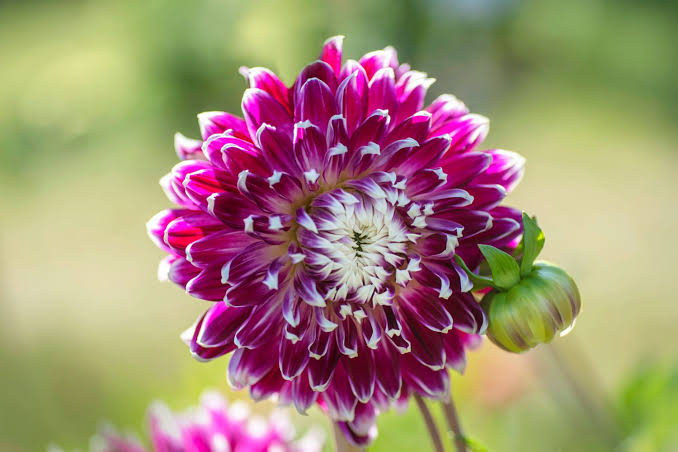
#> input picture exp-10 input.jpg, 678 x 452 px
$ python EXP9.py
#> lines starting #> are read from the running program, lines starting #| are printed output that depends on the picture; pictures that were not available may be replaced by others from this repository, and a replacement may not be noted
import cv2
import tkinter as tk
from tkinter import filedialog

root = tk.Tk()
root.withdraw()
path = filedialog.askopenfilename(
    title="Select an image",
    filetypes=[("Image files", "*.jpg *.jpeg *.png *.bmp *.webp")]
)
#> the answer given: ../exp-10 input.jpg
root.destroy()

if not path:
    raise SystemExit("No image selected.")

image = cv2.imread(path)
#> image is the input picture: shape (452, 678, 3); mean B, G, R 117, 140, 162.5
if image is None:
    raise SystemExit("Unable to read the selected image.")

image = cv2.imread("input.jpg")
height, width = image.shape[:2]
#> height = 452; width = 678
center = (width // 2, height // 2)
#> center = (339, 226)

clockwise_matrix = cv2.getRotationMatrix2D(center, -45, 1.0)
counter_clockwise_matrix = cv2.getRotationMatrix2D(center, 45, 1.0)

clockwise = cv2.warpAffine(image, clockwise_matrix, (width, height))
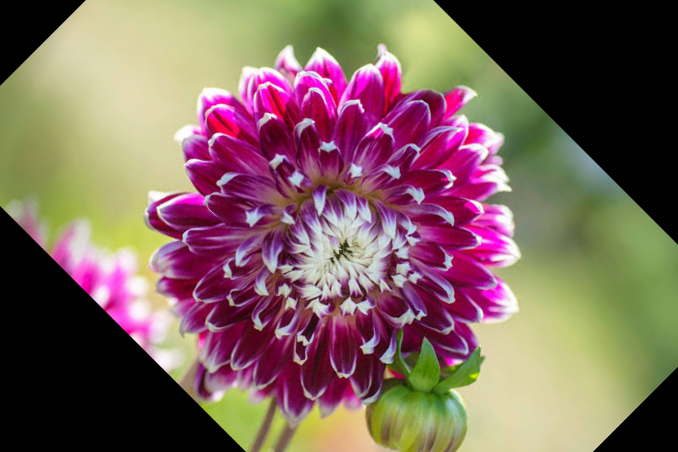
#> clockwise: shape (452, 678, 3); mean B, G, R 92.8, 100.8, 126
counter_clockwise = cv2.warpAffine(image, counter_clockwise_matrix, (width, height))
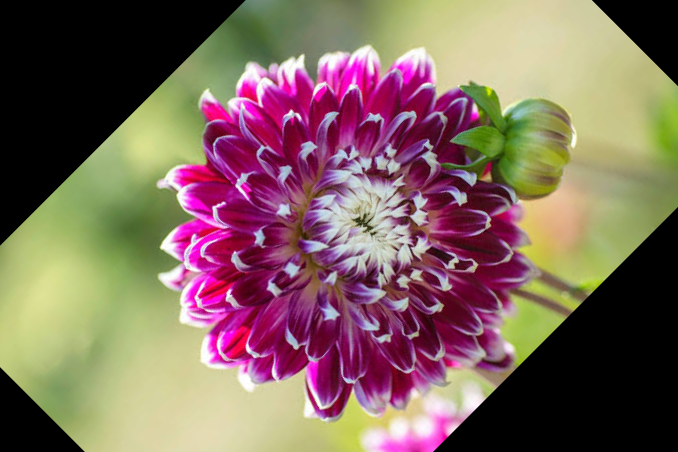
#> counter_clockwise: shape (452, 678, 3); mean B, G, R 93.4, 103.8, 128.2

cv2.imshow("Original", image)
cv2.imshow("Clockwise", clockwise)
cv2.imshow("Counter Clockwise", counter_clockwise)
cv2.imwrite("09_clockwise.jpg", clockwise)
cv2.imwrite("09_counter_clockwise.jpg", counter_clockwise)
cv2.waitKey(0)
cv2.destroyAllWindows()

$ run again, on ep-2 input.png
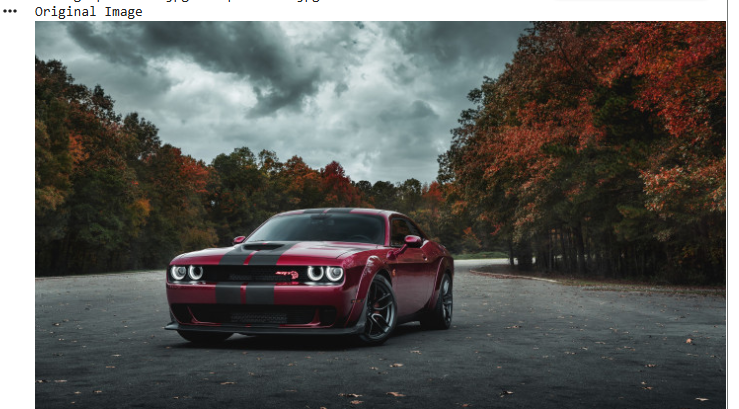
#> input picture ep-2 input.png, 739 x 409 px
#> image is the input picture: shape (409, 739, 3); mean B, G, R 91.8, 94.7, 94.4
#> `clockwise = cv2.warpAffine(image, clockwise_matrix, (width, height))`:
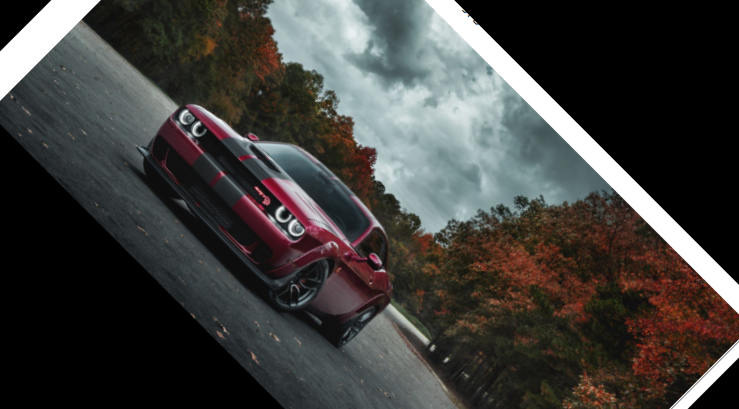
#> clockwise: shape (409, 739, 3); mean B, G, R 60.2, 62.5, 63.3
#> `counter_clockwise = cv2.warpAffine(image, counter_clockwise_matrix, (w..`:
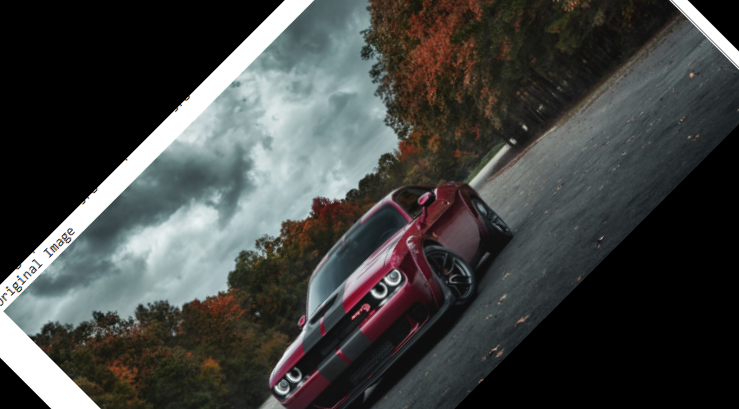
#> counter_clockwise: shape (409, 739, 3); mean B, G, R 65.4, 67.2, 65.4
